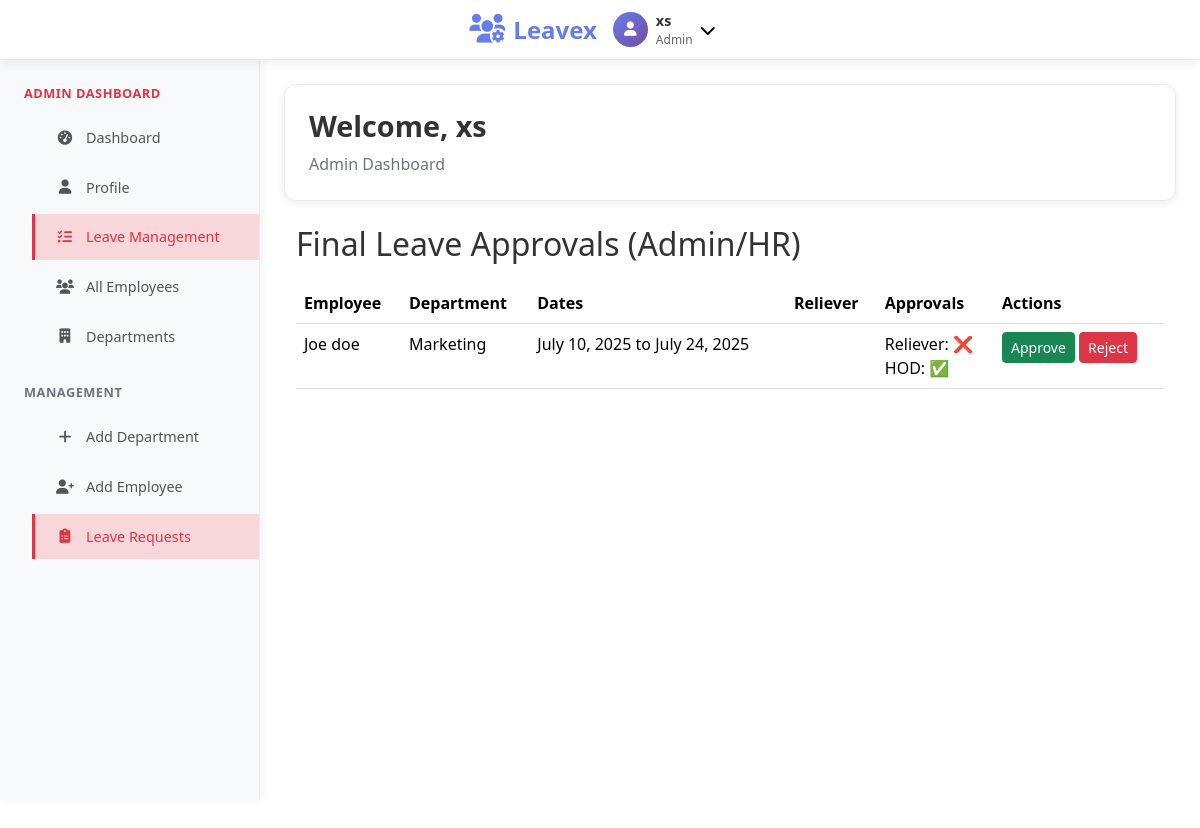
/leave/admin/ (signed in), run on an earlier commit of the app's database.
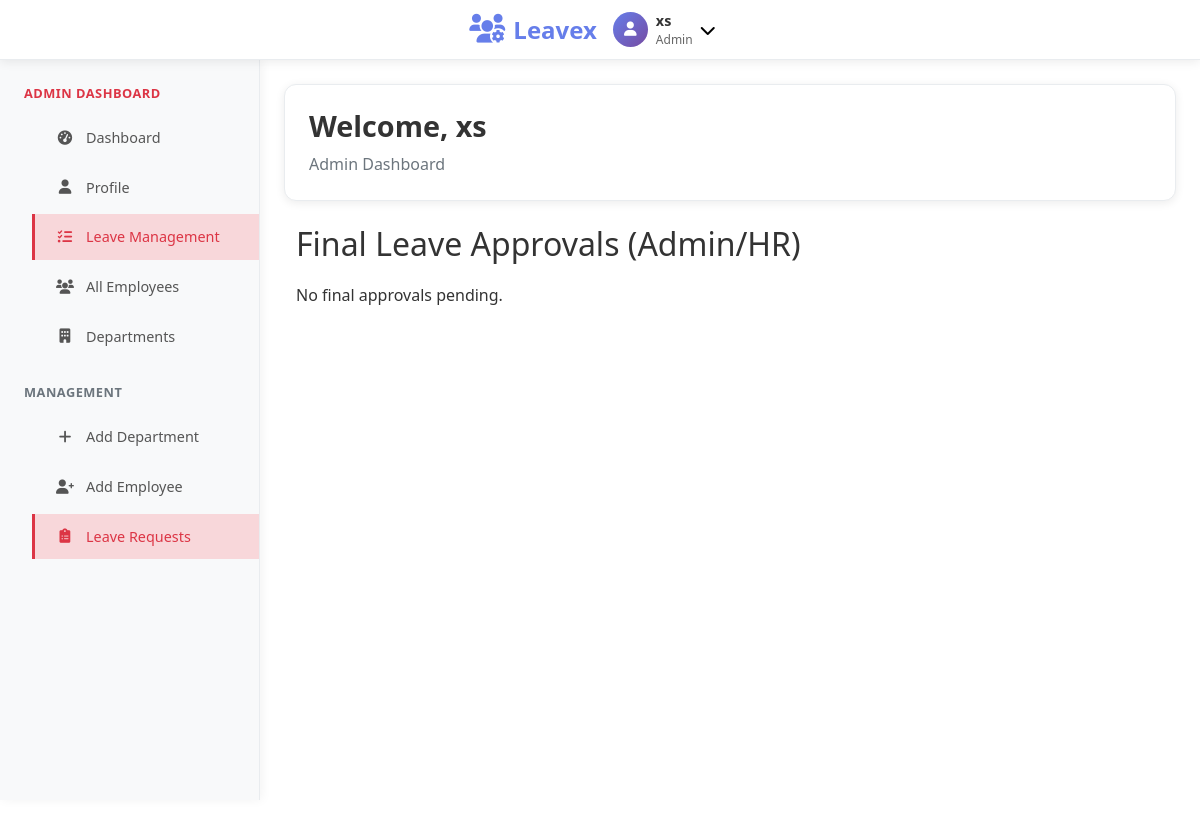
And on a later commit of the database.
### Application/models.py (models this page shows, shortened)
class LeaveApplication(models.Model):
    STATUS_CHOICES = [
        ('pending', 'Pending'),
        ('rejected', 'Rejected'),
        ('approved', 'Approved'),
        ('cancelled', 'Cancelled'),
    ]
    REASON_CHOICE = [
    ('Vacation', 'Vacation'),
    ('Sick', 'Sick'),
    ('Maternity', 'Maternity'),
    ('Bereavement', 'Bereavement'),
    ('Unpaid', 'Unpaid'),
    ('Educational', 'Educational'),
]
    applicant = models.ForeignKey(User, related_name='leave_applications', on_delete=models.CASCADE)
    releaver = models.ForeignKey(User, related_name='releaver_requests', on_delete=models.SET_NULL, null=True)
    leave_type = models.CharField(max_length=20, choices=REASON_CHOICE ,null=True, default='Casual leave')
    start_date = models.DateField()
    end_date = models.DateField()
    reason = models.TextField()
    releaver_approved = models.BooleanField(default=False)
    hod_approved = models.BooleanField(default=False)
    admin_approved = models.BooleanField(default=False)
    final_status = models.CharField(max_length=20, choices=STATUS_CHOICES, default='pending')
    submitted_at = models.DateTimeField(auto_now_add=True)
    updated_at = models.DateTimeField(auto_now=True)

class User(AbstractUser):
    ROLE_CHOICES = [
        ('admin', 'Admin'),
        ('employee', 'Employee'),
        ('hod', 'Hod'),
    ]
    email = models.EmailField(unique=True)
    role = models.CharField(max_length=20, choices=ROLE_CHOICES)
    full_name = models.CharField(max_length=100)
    phone_number = models.CharField(max_length=15, blank=True, null=True)
    date_joined = models.DateTimeField(default=timezone.now)
    is_active = models.BooleanField(default=True)
    department = models.CharField(max_length=100, blank=True, null=True)
    employee_id = models.CharField(max_length=20, unique=True, blank=True, null=True)
    hire_date = models.DateField(blank=True, null=True)
    position = models.CharField(max_length=100, blank=True, null=True)
    salary = models.DecimalField(max_digits=10, decimal_places=2, blank=True, null=True)
    manager = models.ForeignKey('self', on_delete=models.SET_NULL, blank=True, null=True)
    USERNAME_FIELD = 'email'
    REQUIRED_FIELDS = ['username', 'role', 'full_name']

### Application/views.py (the view, shortened to what this page needs)
# urls.py: path('leave/admin/', views.admin_approvals, name='admin_approvals'),
@login_required
def admin_approvals(request):
    if request.user.role not in ['admin', 'hr_manager', 'hr_assistant']:
        return redirect('dashboard')
    applications = LeaveApplication.objects.filter(final_status='pending')
    return render(request, 'Application/admin_approvals.html', {'applications': applications})

### Application/templates/Application/admin_approvals.html (shortened to what this page needs)
{% extends 'Application/base.html' %}
{% block content %}
<div class="container mt-4">
    <h2>Final Leave Approvals (Admin/HR)</h2>
    {% if applications %}
    <table class="table table-hover">
        <thead>
            <tr>
                <th>Employee</th>
                <th>Department</th>
                <th>Dates</th>
                <th>Reliever</th>
                <th>Approvals</th>
                <th>Actions</th>
            </tr>
        </thead>
        <tbody>
        {% for app in applications %}
            <tr>
                <td>{{ app.applicant.full_name }}</td>
                <td>{{ app.applicant.department }}</td>
                <td>{{ app.start_date }} to {{ app.end_date }}</td>
                <td>{{ app.releaver.full_name }}</td>
                <td>
                    Reliever: {% if app.releaver_approved %}✅{% else %}❌{% endif %}<br>
                    HOD: {% if app.hod_approved %}✅{% else %}❌{% endif %}
                </td>
                <td>
                    <form method="post">
                        <button name="action" value="approve" class="btn btn-success btn-sm">Approve</button>
                        <button name="action" value="reject" class="btn btn-danger btn-sm">Reject</button>
                    </form>
                </td>
            </tr>
        {% endfor %}
        </tbody>
    </table>
    {% else %}
        <p>No final approvals pending.</p>
    {% endif %}
</div>
{% endblock %}

What changed in the data, as far as the page shows it:
no longer on this page (row edited): LeaveApplication: applicant.full_name "Joe doe", applicant.department "Marketing", start_date "July 10, 2025", end_date "July 24, 2025"
Also different on the page:
text no longer shown: "Employee Department Dates Reliever Approvals Actions"
text now shown: "No final approvals pending."
